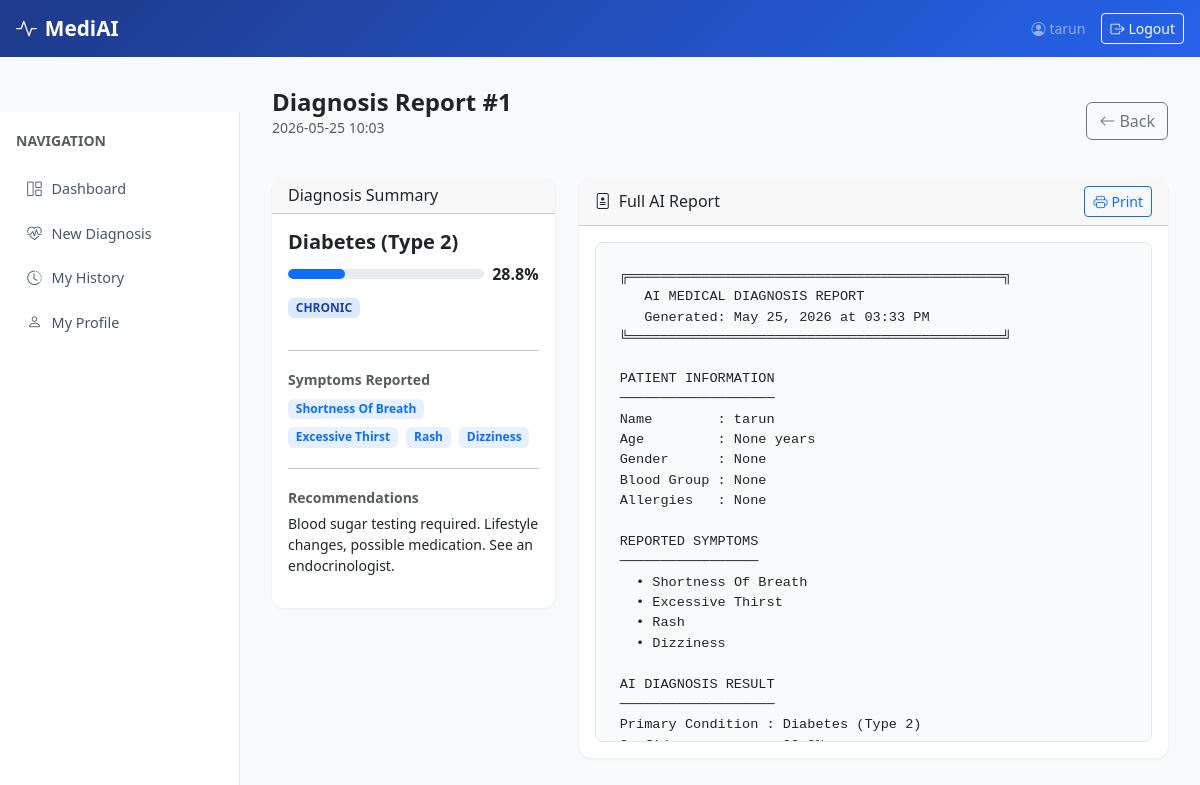
Screenshot of /report/1 (signed in) with the database file from the repository.
### tables this page shows
CREATE TABLE diagnoses (
            id INTEGER PRIMARY KEY AUTOINCREMENT,
            patient_id INTEGER NOT NULL,
            symptoms TEXT NOT NULL,
            predicted_disease TEXT,
            confidence REAL,
            severity TEXT,
            recommendations TEXT,
            ai_report TEXT,
            created_at TIMESTAMP DEFAULT CURRENT_TIMESTAMP,
            FOREIGN KEY (patient_id) REFERENCES patients(id)
        );

### app.py (the view)
@app.route("/report/<int:diag_id>")
@login_required
def view_report(diag_id):
    diag = get_diagnosis_by_id(diag_id)
    if not diag:
        flash("Report not found.", "danger")
        return redirect(url_for("history"))
    return render_template("report.html", diag=diag)

### app.py (called while the page is built)
def login_required(f):
    @wraps(f)
    def decorated(*args, **kwargs):
        if "user_id" not in session:
            flash("Please log in to continue.", "warning")
            return redirect(url_for("login"))
        return f(*args, **kwargs)
    return decorated

### database.py (called while the page is built)
def get_connection():
    conn = sqlite3.connect(DB_PATH)
    conn.row_factory = sqlite3.Row
    return conn

def get_diagnosis_by_id(diag_id):
    conn = get_connection()
    row = conn.execute("SELECT * FROM diagnoses WHERE id=?", (diag_id,)).fetchone()
    conn.close()
    return dict(row) if row else None

### templates/report.html (shortened to what this page needs)
{% extends "base.html" %}
{% block content %}
<div class="d-flex justify-content-between align-items-center mb-4">
  <div>
    <h4 class="fw-bold mb-0">Diagnosis Report #{{ diag.id }}</h4>
    <p class="text-muted small">{{ diag.created_at[:16].replace('T',' ') }}</p>
  </div>
  <a href="{{ url_for('history') }}" class="btn btn-outline-secondary">
    <i class="bi bi-arrow-left me-1"></i>Back
  </a>
</div>
<div class="row g-4">
  <div class="col-lg-4">
    <div class="card mb-3">
      <div class="card-header"><h6 class="mb-0">Diagnosis Summary</h6></div>
      <div class="card-body">
        <h5 class="fw-bold">{{ diag.predicted_disease }}</h5>
        <div class="d-flex align-items-center gap-2 mb-2">
          <div class="progress flex-grow-1" style="height:10px;border-radius:6px;">
            <div class="progress-bar bg-primary" style="width:{{ diag.confidence }}%;border-radius:6px;"></div>
          </div>
          <span class="fw-semibold">{{ diag.confidence }}%</span>
        </div>
        <span class="badge badge-{{ diag.severity }} mb-3">{{ diag.severity|upper }}</span>
        <hr>
        <small class="text-muted fw-semibold">Symptoms Reported</small>
        <div class="mt-1">
          {% for s in diag.symptoms.split(',') %}
          <span class="badge bg-primary bg-opacity-10 text-primary me-1 mb-1">{{ s.strip().replace('_',' ').title() }}</span>
          {% endfor %}
        </div>
        <hr>
        <small class="text-muted fw-semibold">Recommendations</small>
        <p class="small mt-1">{{ diag.recommendations }}</p>
      </div>
    </div>
  </div>
  <div class="col-lg-8">
    <div class="card">
      <div class="card-header d-flex justify-content-between align-items-center">
        <h6 class="mb-0"><i class="bi bi-file-medical me-2"></i>Full AI Report</h6>
        <button class="btn btn-sm btn-outline-primary" onclick="window.print()">
          <i class="bi bi-printer me-1"></i>Print
        </button>
      </div>
      <div class="card-body">
        <div class="report-box">{{ diag.ai_report }}</div>
      </div>
    </div>
  </div>
</div>
{% endblock %}

### templates/base.html (style rules this page uses)
:root { --primary: #2563eb; --primary-dark: #1d4ed8; --success: #16a34a; --danger: #dc2626; --warning: #ca8a04; --bg-light: #f0f4ff; }
body { background: #f8fafc; font-family: 'Segoe UI', sans-serif; }
.card { border: none; border-radius: 12px; box-shadow: 0 1px 3px rgba(0,0,0,0.08); }
.card-header { border-radius: 12px 12px 0 0 !important; }
.badge-chronic { background: #dbeafe; color: #1e40af; }
.report-box { background: #f8fafc; border: 1px solid #e2e8f0; border-radius: 8px; padding: 1.5rem; font-family: monospace; font-size: 0.85rem; white-space: pre-wrap; max-height: 500px; overflow-y: auto; }

### rows the page displays
diagnoses: id "1", created_at "2026-05-25 10:03", predicted_disease "Diabetes (Type 2)", confidence "28.8", severity "CHRONIC", recommendations "Blood sugar testing required. Lifestyle changes, possible medication. See an endocrinologist.", ai_report "╔══════════════════════════════════════════════╗ AI MEDICAL DIAGNOSIS REPORT Generated: May 25, 2026 at 03:33 PM ╚══════════════════════════════════════════════╝ PATIENT INFORMATION ─────────────────── Name : tarun Age : None years Gender : None Blood Group : None Allergies : None REPORTED SYMPTOMS ───────────────── • Shortness Of Breath • Excessive Thirst • Rash • Dizziness AI DIAGNOSIS RESULT ─────────────────── Primary Condition : Diabetes (Type 2)…"

### other values shown
{{ session.get('full_name', 'User') }} "tarun"
{{ s.strip().replace('_',' ').title() }} "Shortness Of Breath" "Excessive Thirst" "Rash" "Dizziness"
